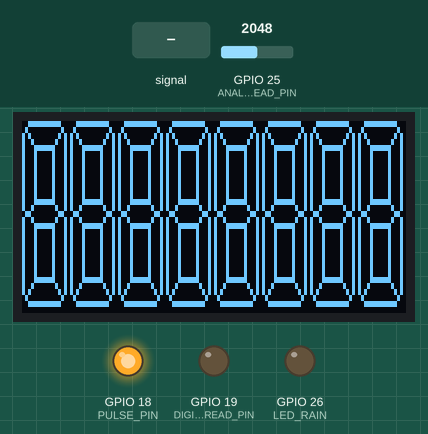
Simulated run of this sketch. Board: ESP32. Parts: 128×64 one-colour display, output pins drawn as LEDs (lit = HIGH). Wiring (inferred from the names in the program): SSD1306 OLED at I2C address 0x3C. The test bench sets the inputs (shaded band); at power-on: GPIO 25 (ANALOG_READ_PIN) = 2048. WiFi joins after 1.5 s; servers stay silent unless stated; web services answer with replies made up by the test bench.

Above: at 3.1 s.
3.2 s: GPIO 25 (ANALOG_READ_PIN) fed a 2 Hz sine of ±1228 counts around its level
At 5.2 s:
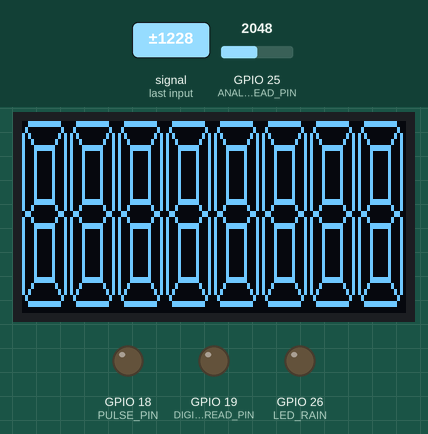
6.0 s: GPIO 25 (ANALOG_READ_PIN) set to 1228
At 7.0 s:
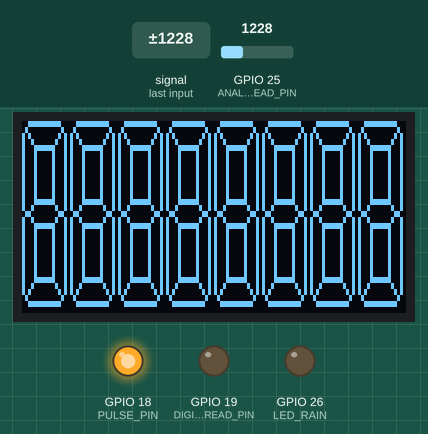
8.0 s: GPIO 25 (ANALOG_READ_PIN) set to 2551
9.5 s: GPIO 25 (ANALOG_READ_PIN) set to 2618
At 21.2 s:
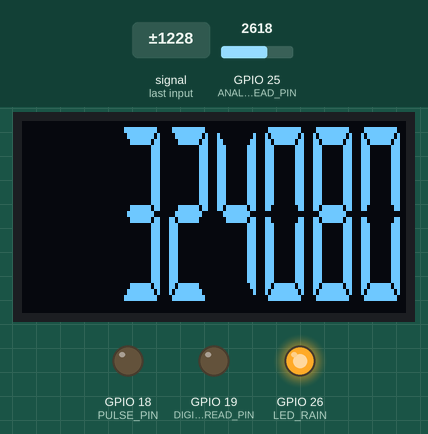
Timing chart, 0 to 22.0 s (numbered marks = the images above; inputs shaded):
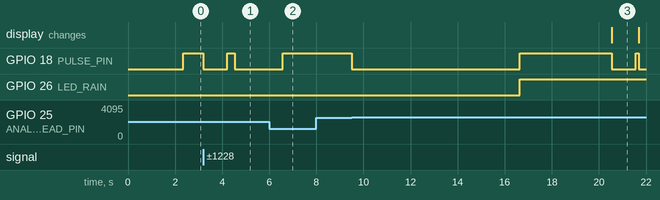

Measured:
- the behaviour switches between 2587 and 2588 on GPIO 25 (ANALOG_READ_PIN) (found by bisection; images 2 and 3)
- after the input at 3.2 s, GPIO 18 (PULSE_PIN): HIGH → LOW at once, → HIGH 1.0 s later, → LOW 0.32 s later
- after the input at 6.0 s, GPIO 18 (PULSE_PIN): LOW → HIGH after 0.58 s
- after the input at 8.0 s, every drawn part: stays the same
- after the input at 9.5 s, GPIO 18 (PULSE_PIN): goes LOW 7.1 s, HIGH 3.9 s, LOW 1.0 s, HIGH 0.14 s, then LOW, starting at once; GPIO 26 (LED_RAIN): LOW → HIGH after 7.1 s; the display: changes after 11.0 s (image 3)

The sketch:

RainSencer-M5-LINE.ino
```cpp
/**
 * 静電容量式レインセンサー for M5Stamp
 * 雨が降ったらＬＩＮＥに通知
 */
#include <WiFi.h>
#include <WiFiClientSecure.h>

#define DEBUG true  // true:OLED SSD1307 表示

#if DEBUG
#include "DISP7SEG.h"
DISP7SEG disp ;
#endif

#define PULSE_PIN 18
#define DIGITAL_READ_PIN 19
#define ANALOG_READ_PIN 25
#define LED_RAIN 26  // 雨LED

const double P = 4095.0;
const int    EP = P * 0.6322;   // 63.22%の電圧のAD読み取り値
const int    BorderRain = 620 ; // 雨降りと判定する境界値
const int    BorderSunny = 590; // 雨上がりと判定する境界値

// 移動平均用
const int avrNum = 10 ; // 移動平均のサンプル数
int avrPos = 0 ;
long avr[10] ;

// 雨降りフラグ
bool flagRain = false ;

// ----- NetWork Data ---
const char* ssid     = "****";  // Wi-Fi SSID
const char* password = "****";  // Wi-Fi Password
const char* lineHost = "notify-api.line.me";  // LINE Notify API URL
const char* lineToken = "****"; // LINE Notify API Token

// ------------------
// ----- OLED表示 ---
// ------------------
void dispCapacity(int T) {
#if DEBUG
  int  dispSeg[9] ;
  if (T > 0) {
    // --- T 表示
    for (int i=0;i<9;i++) {
      dispSeg[i] = 416 ;  // 空白で埋める
    }
    long range = T ;
    for (int i=7;i>=0;i--) {
      dispSeg[i] = range % 10 ;
      range /= 10 ;
      if (range == 0) break ;
    }
  } else {
    // --- 初期画面 8888888 表示
    for (int i=0;i<9;i++) {
      dispSeg[i] = 22 ;
    }
    disp.cls() ;
  }

  // --- 表示
  int x = 0 ;
  for (int i=0;i<8;i++) {
    disp.disp7SEG(x,0,dispSeg[i]) ;
    x += (dispSeg[i] == 20) ? 8 : 16 ; // DOTだけ幅を狭める
  }
#endif
}

// ----------------------
// ----- ERROR NO表示 ---
// ----------------------
void dispError(int No) {
#if DEBUG
  int  dispSeg[9] ;

  // --- 容量値表示
  for (int i=0;i<9;i++) {
    dispSeg[i] = 416 ;  // 空白で埋める
  }
  dispSeg[0] = 15 ; // E
  dispSeg[1] = 21 ; // -
  long range = No ;
  for (int i=3;i>=0;i--) {
    dispSeg[2+i] = range % 10 ;
    range /= 10 ;
    if (range == 0) break ;
  }

  // --- 表示
  int x = 0 ;
  for (int i=0;i<8;i++) {
    disp.disp7SEG(x,0,dispSeg[i]) ;
    x += (dispSeg[i] == 20) ? 8 : 16 ; // DOTだけ幅を狭める
  }
#endif
}

// ----------------------
// ----- LINE に通知 -----
// ----------------------
// mode - 0 : 雨が降ってきた
// mode - 1 : 雨が上がった
bool sendLINE(int mode) {
  // Wi-Fi接続
  WiFi.disconnect();
  WiFi.mode(WIFI_STA);
  WiFi.begin(ssid, password);
  while (WiFi.status() != WL_CONNECTED) {
    delay(500);
  }

  // Line APIに接続
  WiFiClientSecure client;
  client.setInsecure( ) ;
  if (!client.connect(lineHost, 443)) {
    dispError(1) ; // Connection failed
    return false ;
  }

  // リクエストを送信
  String message = (mode == 0) ? "雨が降ってきた" : "雨が上がった" ;
  String query = String("message=") + message;
  String request = String("") +
               "POST /api/notify HTTP/1.1\r\n" +
               "Host: " + lineHost + "\r\n" +
               "Authorization: Bearer " + lineToken + "\r\n" +
               "Content-Length: " + String(query.length()) +  "\r\n" +
               "Content-Type: application/x-www-form-urlencoded\r\n\r\n" +
                query + "\r\n";
  client.print(request);

  // 受信終了まで待つ
  while (client.connected()) {
    String line = client.readStringUntil('\n');
    if (line == "\r") {
      break;
    }
  }

  WiFi.disconnect(true,false) ;
  delay(2000) ;
  return true ;
}

// ----------------------
// ----- 静電容量計測 -----
// ----------------------
long getCapacitance() {
  // ---  放電 --
  pinMode(ANALOG_READ_PIN, INPUT);

  pinMode(PULSE_PIN, OUTPUT);
  digitalWrite(PULSE_PIN, LOW);
  pinMode(DIGITAL_READ_PIN, OUTPUT);
  digitalWrite(DIGITAL_READ_PIN, LOW);
  delay(1000);
  pinMode(DIGITAL_READ_PIN, INPUT);
  delay(20);

  // --- 充電時間T計測
  digitalWrite(PULSE_PIN, HIGH);
  unsigned long startTime = micros();
  while (analogRead(ANALOG_READ_PIN) < EP) ;
  long T = micros() - startTime;

  return T ;
}

// ----------------------
// ----- セットアップ -----
// ----------------------
void setup() {
#if DEBUG
  Wire.begin();
  disp.init() ;
  dispCapacity(0) ;
  delay(1000) ;
#endif

  pinMode(LED_RAIN, OUTPUT);
  digitalWrite(LED_RAIN, LOW);

  pinMode(PULSE_PIN, OUTPUT);
  digitalWrite(PULSE_PIN, LOW);

  pinMode(ANALOG_READ_PIN, INPUT);

  // 移動平均の初期設定(誤動作防止用)
  for (int i=0;i<avrNum;i++) {
    avr[i] = getCapacitance() ;
  }
}

// -----------------
// ------ LOOP -----
// -----------------
void loop() {
  // --- 時定数Ｔ計測
  long T = getCapacitance();
  avr[avrPos] = T ;
  avrPos = (avrPos + 1) % avrNum ;
  // --- 移動平均算出
  long avrT = 0 ;
  for (int i=0;i<avrNum;i++) {
    avrT += avr[i] ;
  }
  avrT /= avrNum ;

  // --- 雨降り判定 -----
  //  avrT > BorderRain で雨降りと判定
  //     ↑↓この間はグレーソーン、降り始め or 雨上がり
  //  avrT < BorderSunny で晴と判定

  if (avrT < BorderSunny) {
    // 雨LED消灯
    digitalWrite(LED_RAIN, LOW);
  }
  if (avrT >= BorderSunny) {
    // 雨LED点灯
    digitalWrite(LED_RAIN, HIGH);
  }
  if (avrT > BorderRain && flagRain == false) {
    // 雨が降ってきた
    flagRain = true ;
    sendLINE(0) ;
  }
  if (avrT < BorderSunny && flagRain == true) {
    // 雨が上がった
    flagRain = false ;
    sendLINE(1) ;
  }

  // --- 表示 ---
  dispCapacity(avrT) ;
}
```

DISP7SEG.cpp
```cpp
#include "DISP7SEG.h"

static uint8_t oledAddr = 0x3C;     // SSD1306のI2Cアドレス
static uint8_t oldCommand = 0x80;   // SSD1306の1Byteコマンド
static uint8_t oldCommands = 0x00;  // SSD1306の複数Byteコマンド
static uint8_t oldData = 0x40;      // SSD1306のデータバイト
static uint8_t DISP7SEG_SSD1306_INIT[] = { // SSD1306の初期化コマンド群
  0xC8,         // C0/C8:上下の描画方向
  0xA1,         // A0/A1:左右の描画方向
  0x22,0x00,0x07,         // 20/21/22/23:アドレッシングモード
  0xA8,0x3F,    // 画面の解像度
  0xD3,0x00,    // 縦方向のオフセット
  0xDA,0x12,    // 描画タイプ
  0x40,         // 縦方向の描画開始位置
  0xA6,         // 表示方法 - A7にすると画面反転
  0x8D, 0x14    // OLEDパネルの供給電圧と思われる 14hに設定しないとダメらしい
};

uint8_t oledWidth = 128;  // OLEDの幅(ピクセル数)
uint8_t oledHeight = 64;  // OLEDの高さ(ピクセル数)
uint8_t oledPages = 8;    // OLEDのページ数(ピクセル数÷８)

// 初期化
void DISP7SEG::init() {
  // OLED設定コマンド送信
  oledSendCommands(sizeof(DISP7SEG_SSD1306_INIT), DISP7SEG_SSD1306_INIT) ;  // 初期化
  oledSendCommand(0xAF) ; // 画面表示
  cls() ;
  dispSwitch(true) ;
}

// 画面消去
void DISP7SEG::cls() {
  oledSendCommand(0xAE) ; // 画面表示

  for (uint8_t m = 0; m < oledPages; m++) {
    oledSendCommand3(0xB0 | (m & 0x07) , 0x10 , 0x00) ;
    Wire.beginTransmission(oledAddr);
    Wire.write(oldData);
    for (uint8_t x = 0; x < oledWidth; x++) {
      if (Wire.write(0) == 0) {
        Wire.endTransmission();
        Wire.beginTransmission(oledAddr);
        Wire.write(oldData);
        Wire.write(0);
      }
    }
    Wire.endTransmission();
  }

  oledSendCommand(0xAF) ; // 画面表示
}

// 表示日表示切替
void DISP7SEG::dispSwitch(bool sw) {
  if (sw) {
    oledSendCommand(0xAF) ; // 画面表示
  } else {
    oledSendCommand(0xAE) ; // 画面表示
  }
}

// 7セグメント調フォント表示
void DISP7SEG::disp7SEG(int offsetX , int offsetY , int num) {
  int width = 16 ;
  int heigh = 4 ;

  if (num < 16) {
    if (num < 0) { num = 10 ; }
    bool flag7[7] ;
    for (int i=0;i<7;i++) {
      flag7[i] = addMap[num][i] ;
    }
    for (int i = 0; i < 16*4; i++) {
        bitMapBuff[i] = 0 ;
      if (flag7[0]) { bitMapBuff[i] |= SEGa[i] ; }  // a
      if (flag7[1]) { bitMapBuff[i] |= SEGb[i] ; }  // b
      if (flag7[2]) { bitMapBuff[i] |= SEGc[i] ; }  // c
      if (flag7[3]) { bitMapBuff[i] |= SEGd[i] ; }  // d
      if (flag7[4]) { bitMapBuff[i] |= SEGe[i] ; }  // e
      if (flag7[5]) { bitMapBuff[i] |= SEGf[i] ; }  // f
      if (flag7[6]) { bitMapBuff[i] |= SEGg[i] ; }  // g
    }
  } else
  if (num > 100) { // CLEAR
    width = num % 100 ;
    heigh = num / 100 ;
    memset(bitMapBuff,0,width*heigh) ;
  } else {
    uint8_t *bitMap ;
    switch(num) {
      case 20: bitMap = SEGdot ; break ;    // DOT
      case 21: bitMap = SEGg ; break ;      // -
      case 22: bitMap = base7SEG ; break ;  // Body
    }
    for (int i = 0; i < width*heigh; i++) {
      bitMapBuff[i] = bitMap[i] ;
    }
  }

  oledBitMap(offsetX,offsetY, width , heigh , bitMapBuff) ;
}

// OLEDに1バイトコマンドを送信
void DISP7SEG::oledSendCommand(uint8_t command) {
  Wire.beginTransmission(oledAddr);
  Wire.write(oldCommand);
  Wire.write(command);
  Wire.endTransmission();
}

// OLEDに2バイトコマンドを送信
void DISP7SEG::oledSendCommand2(uint8_t command1,uint8_t command2) {
  Wire.beginTransmission(oledAddr);
  Wire.write(oldCommands);
  Wire.write(command1);
  Wire.write(command2);
  Wire.endTransmission();
}

// OLEDに3バイトコマンドを送信
void DISP7SEG::oledSendCommand3(uint8_t command1,uint8_t command2,uint8_t command3) {
  Wire.beginTransmission(oledAddr);
  Wire.write(oldCommands);
  Wire.write(command1);
  Wire.write(command2);
  Wire.write(command3);
  Wire.endTransmission();
}

// OLEDに複数のコマンドを送信::Wireクラスの制限により最大32Byte
// 長さのチェックはしてないのでプログラマ責任で上手い事やってちょ
void DISP7SEG::oledSendCommands(int commandLen,uint8_t commands[]) {
  Wire.beginTransmission(oledAddr);
  Wire.write(oldCommands);
  for (int i = 0; i < commandLen; i++) {
    Wire.write(commands[i]);
  }
   Wire.endTransmission();
}

// BITマップを表示する::oledFillDataの可変データ型なので基本oledFillDataと同じ作り
void DISP7SEG::oledBitMap(int offsetX , int offsetY , int width,int hight, uint8_t bitMap[]) {
  int pos = 0 , pos2 = 0 ;
  for (int m = 0; m < hight; m++) {
    oledBitMap32(offsetX , (m*2) + offsetY , width , &bitMap[pos] , true) ;
    oledBitMap32(offsetX , (m*2+1) + offsetY , width , &bitMap[pos] , false) ;
    pos += width ;
  }
  oledSendCommand3(0xB0 , 0x10 , 0x00) ;
}

// 128x32ドットＯＬＥＤで偶数・奇数ラインにビットマップを書き込み
void DISP7SEG::oledBitMap32(int col , int row , int width , uint8_t *bitMap , bool even) {
  oledSendCommand3(0xB0 | (row & 0x07) , 0x10 | (col & 0xf0) >> 4 , col & 0x0F) ;
  Wire.beginTransmission(oledAddr);
  Wire.write(oldData);
  for (int x = 0; x < width; x++) {
    int8_t byteData = bitMap[x] ;
    if (even) {
      byteData = bitPattern[byteData & 0x0F] ;
    } else {
      byteData = bitPattern[(byteData & 0xF0)>>4] ;
    }
    if (Wire.write(byteData) == 0) {
      Wire.endTransmission();
      Wire.beginTransmission(oledAddr);
      Wire.write(oldData);
      Wire.write(byteData);
    }
  }
  Wire.endTransmission();
}
```

DISP7SEG.h
```cpp
/*
 * SSD1306 128x32に７セグメントっぽいフォントで表示
 *
 */
#ifndef DISP7SEG_H
#define DISP7SEG_H
#include <arduino.h>
#include <Wire.h>
#include "bitmapdata.h"

class DISP7SEG
{
  private:
    uint8_t bitMapBuff[24*4];  // 7セグっぽいフォントの合成用バッファ

  public:
    void init(); // 初期化
    void cls(); // 画面クリア
    void dispSwitch(bool sw) ;
    void disp7SEG(int offsetX , int offsetY , int num); // 7セグメント調フォント表示

  protected:
    void oledBitMap(int offsetX , int offsetY , int width,int hight, uint8_t bitMap[]) ;
    void oledBitMap32(int col , int row , int width , uint8_t *bitMap , bool even) ;
    void oledSendCommand(uint8_t command); // OLEDに1バイトコマンドを送信
    void oledSendCommand2(uint8_t command1,uint8_t command2); // OLEDに2バイトコマンドを送信
    void oledSendCommand3(uint8_t command1,uint8_t command2,uint8_t command3); // OLEDに3バイトコマンドを送信
    void oledSendCommands(int commandLen,uint8_t commands[]); // OLEDに複数のコマンドを送信
} ;
#endif
```

Source omitted: bitmapdata.h (data table, 5239 bytes)
